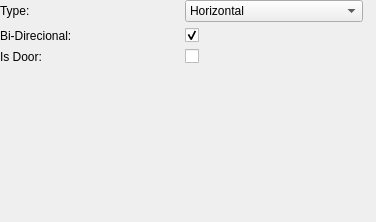
           <widget class="QWidget" name="page_Link">
            <property name="geometry">
             <rect>
              <x>0</x>
              <y>0</y>
              <width>376</width>
              <height>222</height>
             </rect>
            </property>
            <attribute name="label">
             <string>Link Placing</string>
            </attribute>
            <widget class="QWidget" name="gridWidget" native="true">
             <property name="geometry">
              <rect>
               <x>0</x>
               <y>0</y>
               <width>363</width>
               <height>311</height>
              </rect>
             </property>
             <layout class="QGridLayout" name="gridLayout_2">
              <item row="0" column="1">
               <widget class="QComboBox" name="link_orientation_combobox">
                <item>
                 <property name="text">
                  <string>Horizontal</string>
                 </property>
                </item>
                <item>
                 <property name="text">
                  <string>Vertical</string>
                 </property>
                </item>
                <item>
                 <property name="text">
                  <string>Teleporter</string>
                 </property>
                </item>
                <item>
                 <property name="text">
                  <string>Fade Teleport</string>
                 </property>
                </item>
                <item>
                 <property name="text">
                  <string>Teleporter [Left-Lock]</string>
                 </property>
                </item>
                <item>
                 <property name="text">
                  <string>Teleporter [Right-Lock]</string>
                 </property>
                </item>
               </widget>
              </item>
              <item row="0" column="0">
               <widget class="QLabel" name="label_2">
                <property name="text">
                 <string>Type:</string>
                </property>
               </widget>
              </item>
              <item row="1" column="0">
               <widget class="QLabel" name="label_4">
                <property name="text">
                 <string>Bi-Direcional:</string>
                </property>
               </widget>
              </item>
              <item row="2" column="0">
               <widget class="QLabel" name="label_5">
                <property name="text">
                 <string>Is Door:</string>
                </property>
               </widget>
              </item>
              <item row="1" column="1">
               <widget class="QCheckBox" name="link_bidi_checkbox">
                <property name="text">
                 <string/>
                </property>
                <property name="checked">
                 <bool>true</bool>
                </property>
               </widget>
              </item>
              <item row="3" column="0">
               <spacer name="verticalSpacer">
                <property name="orientation">
                 <enum>Qt::Vertical</enum>
                </property>
                <property name="sizeHint" stdset="0">
                 <size>
                  <width>20</width>
                  <height>40</height>
                 </size>
                </property>
               </spacer>
              </item>
              <item row="2" column="1">
               <widget class="QCheckBox" name="link_isdoor_checkbox">
                <property name="text">
                 <string/>
                </property>
               </widget>
              </item>
             </layout>
            </widget>
           </widget>
